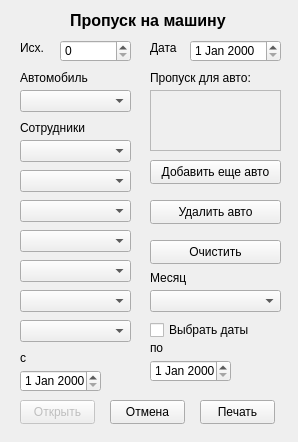
<?xml version="1.0" encoding="UTF-8"?>
<ui version="4.0">
 <class>Form</class>
 <widget class="QWidget" name="Form">
  <property name="geometry">
   <rect>
    <x>0</x>
    <y>0</y>
    <width>298</width>
    <height>442</height>
   </rect>
  </property>
  <property name="windowTitle">
   <string>Form</string>
  </property>
  <widget class="QLabel" name="label">
   <property name="geometry">
    <rect>
     <x>70</x>
     <y>10</y>
     <width>181</width>
     <height>21</height>
    </rect>
   </property>
   <property name="font">
    <font>
     <pointsize>12</pointsize>
     <bold>true</bold>
    </font>
   </property>
   <property name="text">
    <string>Пропуск на машину</string>
   </property>
  </widget>
  <widget class="QPushButton" name="b_ok">
   <property name="geometry">
    <rect>
     <x>200</x>
     <y>400</y>
     <width>75</width>
     <height>24</height>
    </rect>
   </property>
   <property name="text">
    <string>Печать</string>
   </property>
  </widget>
  <widget class="QPushButton" name="b_cancel">
   <property name="geometry">
    <rect>
     <x>110</x>
     <y>400</y>
     <width>75</width>
     <height>24</height>
    </rect>
   </property>
   <property name="text">
    <string>Отмена</string>
   </property>
  </widget>
  <widget class="QPushButton" name="b_open">
   <property name="enabled">
    <bool>false</bool>
   </property>
   <property name="geometry">
    <rect>
     <x>20</x>
     <y>400</y>
     <width>75</width>
     <height>24</height>
    </rect>
   </property>
   <property name="text">
    <string>Открыть</string>
   </property>
  </widget>
  <widget class="QComboBox" name="cb_auto">
   <property name="geometry">
    <rect>
     <x>20</x>
     <y>90</y>
     <width>111</width>
     <height>22</height>
    </rect>
   </property>
  </widget>
  <widget class="QLabel" name="label_6">
   <property name="geometry">
    <rect>
     <x>20</x>
     <y>70</y>
     <width>81</width>
     <height>16</height>
    </rect>
   </property>
   <property name="text">
    <string>Автомобиль</string>
   </property>
  </widget>
  <widget class="QComboBox" name="driver_1">
   <property name="geometry">
    <rect>
     <x>20</x>
     <y>140</y>
     <width>111</width>
     <height>22</height>
    </rect>
   </property>
  </widget>
  <widget class="QComboBox" name="driver_2">
   <property name="geometry">
    <rect>
     <x>20</x>
     <y>170</y>
     <width>111</width>
     <height>22</height>
    </rect>
   </property>
  </widget>
  <widget class="QComboBox" name="driver_3">
   <property name="geometry">
    <rect>
     <x>20</x>
     <y>200</y>
     <width>111</width>
     <height>22</height>
    </rect>
   </property>
  </widget>
  <widget class="QComboBox" name="driver_4">
   <property name="geometry">
    <rect>
     <x>20</x>
     <y>230</y>
     <width>111</width>
     <height>22</height>
    </rect>
   </property>
  </widget>
  <widget class="QComboBox" name="driver_5">
   <property name="geometry">
    <rect>
     <x>20</x>
     <y>260</y>
     <width>111</width>
     <height>22</height>
    </rect>
   </property>
  </widget>
  <widget class="QLabel" name="label_2">
   <property name="geometry">
    <rect>
     <x>20</x>
     <y>120</y>
     <width>81</width>
     <height>16</height>
    </rect>
   </property>
   <property name="text">
    <string>Сотрудники</string>
   </property>
  </widget>
  <widget class="QPushButton" name="add_auto">
   <property name="geometry">
    <rect>
     <x>150</x>
     <y>160</y>
     <width>131</width>
     <height>24</height>
    </rect>
   </property>
   <property name="text">
    <string>Добавить еще авто</string>
   </property>
  </widget>
  <widget class="QLabel" name="label_3">
   <property name="geometry">
    <rect>
     <x>150</x>
     <y>70</y>
     <width>111</width>
     <height>16</height>
    </rect>
   </property>
   <property name="text">
    <string>Пропуск для авто:</string>
   </property>
  </widget>
  <widget class="QTextEdit" name="list_auto">
   <property name="enabled">
    <bool>false</bool>
   </property>
   <property name="geometry">
    <rect>
     <x>150</x>
     <y>90</y>
     <width>131</width>
     <height>61</height>
    </rect>
   </property>
  </widget>
  <widget class="QDateEdit" name="d_from">
   <property name="geometry">
    <rect>
     <x>20</x>
     <y>370</y>
     <width>81</width>
     <height>22</height>
    </rect>
   </property>
  </widget>
  <widget class="QDateEdit" name="d_to">
   <property name="geometry">
    <rect>
     <x>150</x>
     <y>360</y>
     <width>81</width>
     <height>22</height>
    </rect>
   </property>
  </widget>
  <widget class="QComboBox" name="cb_month">
   <property name="geometry">
    <rect>
     <x>150</x>
     <y>290</y>
     <width>131</width>
     <height>22</height>
    </rect>
   </property>
  </widget>
  <widget class="QLabel" name="label_4">
   <property name="geometry">
    <rect>
     <x>150</x>
     <y>270</y>
     <width>49</width>
     <height>16</height>
    </rect>
   </property>
   <property name="text">
    <string>Месяц</string>
   </property>
  </widget>
  <widget class="QCheckBox" name="cb_chouse">
   <property name="geometry">
    <rect>
     <x>150</x>
     <y>320</y>
     <width>111</width>
     <height>20</height>
    </rect>
   </property>
   <property name="text">
    <string>Выбрать даты</string>
   </property>
  </widget>
  <widget class="QLabel" name="label_5">
   <property name="geometry">
    <rect>
     <x>20</x>
     <y>350</y>
     <width>49</width>
     <height>16</height>
    </rect>
   </property>
   <property name="text">
    <string>с</string>
   </property>
  </widget>
  <widget class="QLabel" name="label_7">
   <property name="geometry">
    <rect>
     <x>150</x>
     <y>340</y>
     <width>49</width>
     <height>16</height>
    </rect>
   </property>
   <property name="text">
    <string>по</string>
   </property>
  </widget>
  <widget class="QComboBox" name="driver_6">
   <property name="geometry">
    <rect>
     <x>20</x>
     <y>290</y>
     <width>111</width>
     <height>22</height>
    </rect>
   </property>
  </widget>
  <widget class="QComboBox" name="driver_7">
   <property name="geometry">
    <rect>
     <x>20</x>
     <y>320</y>
     <width>111</width>
     <height>22</height>
    </rect>
   </property>
  </widget>
  <widget class="QDateEdit" name="d_note">
   <property name="geometry">
    <rect>
     <x>190</x>
     <y>40</y>
     <width>91</width>
     <height>22</height>
    </rect>
   </property>
  </widget>
  <widget class="QSpinBox" name="number">
   <property name="geometry">
    <rect>
     <x>60</x>
     <y>40</y>
     <width>71</width>
     <height>22</height>
    </rect>
   </property>
   <property name="maximum">
    <number>10000</number>
   </property>
  </widget>
  <widget class="QLabel" name="label_8">
   <property name="geometry">
    <rect>
     <x>20</x>
     <y>40</y>
     <width>31</width>
     <height>16</height>
    </rect>
   </property>
   <property name="text">
    <string>Исх.</string>
   </property>
  </widget>
  <widget class="QLabel" name="label_9">
   <property name="geometry">
    <rect>
     <x>150</x>
     <y>40</y>
     <width>31</width>
     <height>16</height>
    </rect>
   </property>
   <property name="text">
    <string>Дата</string>
   </property>
  </widget>
  <widget class="QPushButton" name="b_kill">
   <property name="geometry">
    <rect>
     <x>150</x>
     <y>200</y>
     <width>131</width>
     <height>24</height>
    </rect>
   </property>
   <property name="text">
    <string>Удалить авто</string>
   </property>
  </widget>
  <widget class="QPushButton" name="b_clean">
   <property name="geometry">
    <rect>
     <x>150</x>
     <y>240</y>
     <width>131</width>
     <height>24</height>
    </rect>
   </property>
   <property name="text">
    <string>Очистить</string>
   </property>
  </widget>
 </widget>
 <resources/>
 <connections/>
</ui>
